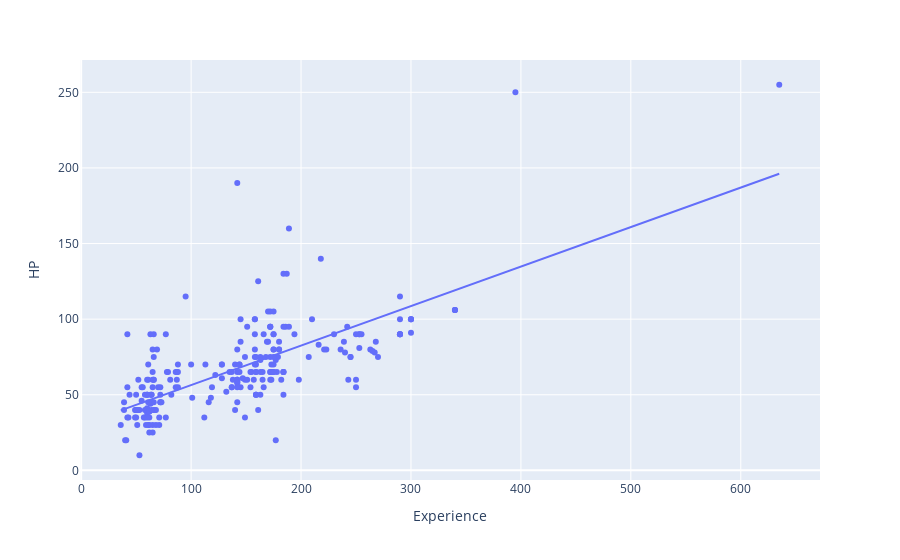

The notebook cell saved with this chart:
### Code cell
scatter = px.scatter(
    Pokemon_DF,
    x = 'Experience',
    y = 'HP',
    trendline= "ols",
    hover_name = 'Pokemon'
)

scatter.show()

### Figure 1 — Plotly figure (JSON) as saved in the notebook; plotly's stock layout.template omitted (floating-point values rounded to 4 significant figures; data arrays with more than 128 entries replaced by an {"elided": "..."} marker saying what was removed)
{"data": [{"hovertemplate": "<b>%{hovertext}</b><br><br>Experience=%{x}<br>HP=%{y}<extra></extra>", "hovertext": {"elided": "251 str values"}, "legendgroup": "", "marker": {"color": "#636efa", "symbol": "circle"}, "mode": "markers", "name": "", "orientation": "v", "showlegend": false, "type": "scatter", "x": {"elided": "251 int values"}, "xaxis": "x", "y": {"elided": "251 int values"}, "yaxis": "y"}, {"hovertemplate": "<b>OLS trendline</b><br>HP = 0.261266 * Experience + 30.2405<br>R<sup>2</sup>=0.501212<br><br>Experience=%{x}<br>HP=%{y} <b>(trend)</b><extra></extra>", "legendgroup": "", "marker": {"color": "#636efa", "symbol": "circle"}, "mode": "lines", "name": "", "showlegend": false, "type": "scatter", "x": {"elided": "251 int values"}, "xaxis": "x", "y": {"elided": "251 float values"}, "yaxis": "y"}], "layout": {"legend": {"tracegroupgap": 0}, "margin": {"t": 60}, "xaxis": {"anchor": "y", "domain": [0, 1], "title": {"text": "Experience"}}, "yaxis": {"anchor": "x", "domain": [0, 1], "title": {"text": "HP"}}}}
